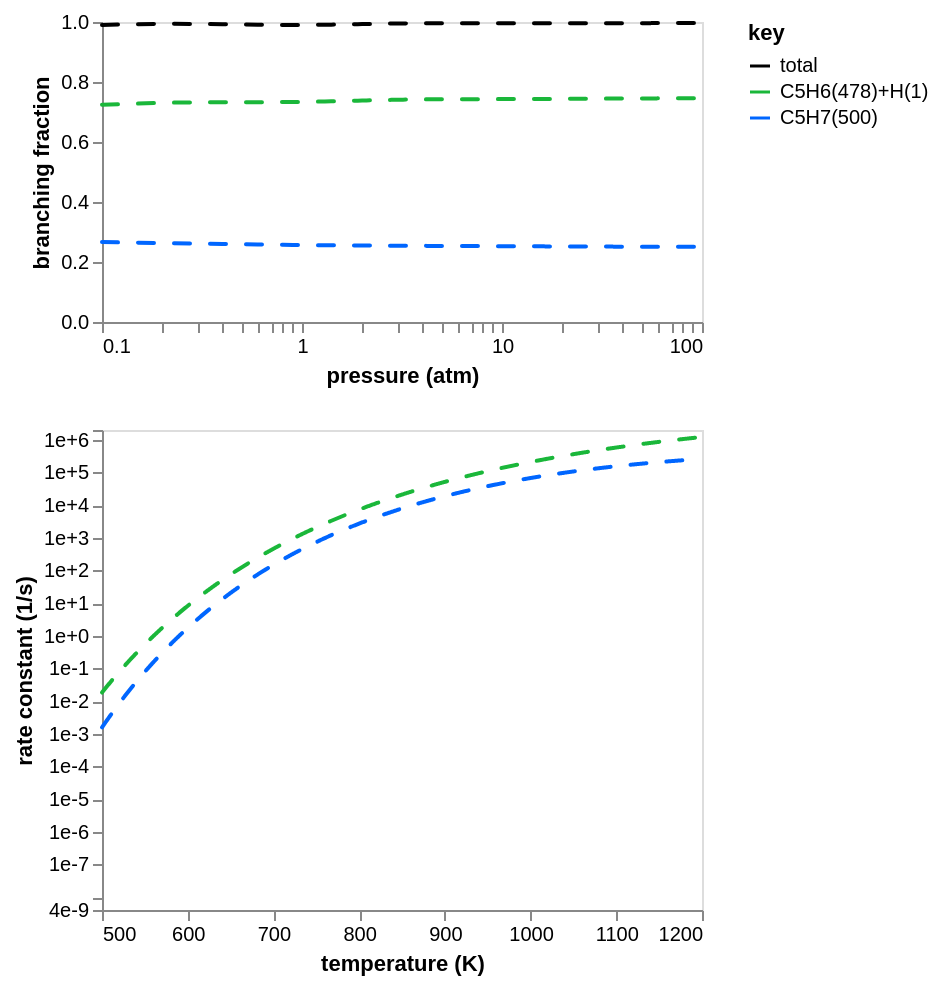

Write notebook code for a chart like this one.
### Code cell
branch_frac_chart2 = fig.branching_fraction_chart(
    rate_df2,
    P_range=(0.1, 100),
    T=825,
    legend=legend,
    total=True,
    mark_kwargs={"strokeDash": [8, 10], "strokeCap": "round"},
)
rate_chart2 = fig.rate_chart(
    rate_df2,
    T_range=(500, 1200),
    P=1,
    legend=legend,
    total=total,
    y_range=y_range,
    mark_kwargs={"strokeDash": [8, 10], "strokeCap": "round"},
    units={"substance": "molecules"},
)
chart = alt.vconcat(
    branch_frac_chart2.properties(width=300, height=150),
    rate_chart2.properties(width=300, height=240),
).configure_axis(grid=False)
chart

### Figure 1 — Vega-Lite specification as saved in the notebook (floating-point values rounded to 4 significant figures; data arrays with more than 128 entries replaced by an {"elided": "..."} marker saying what was removed)
{"config": {"view": {"continuousWidth": 300, "continuousHeight": 300}, "axis": {"grid": false}}, "vconcat": [{"data": {"name": "data-0b26950a7a4f3b4b6a9acfff307762e5"}, "mark": {"type": "line", "strokeCap": "round", "strokeDash": [8, 10]}, "encoding": {"color": {"field": "key", "scale": {"domain": ["total", "C5H6(478)+H(1)", "C5H7(500)"], "range": ["#000000", "#1ab73a", "#0066ff"]}, "type": "nominal"}, "x": {"axis": {"labelExpr": "((abs(datum.value - 0.1) / abs(0.1) < 1e-5) ||\n(abs(datum.value - 1.0) / abs(1.0) < 1e-5) ||\n(abs(datum.value - 10.0) / abs(10.0) < 1e-5) ||\n(abs(datum.value - 100.0) / abs(100.0) < 1e-5) ||\n(abs(datum.value - 100.0) / abs(100.0) < 1e-5)) ? datum.label : ''", "values": [0.1, 0.2, 0.3, 0.4, 0.5, 0.6, 0.7, 0.8, 0.9, 1.0, 2.0, 3.0, 4.0, 5.0, 6.0, 7.0, 8.0, 9.0, 10.0, 20.0, 30.0, 40.0, 50.0, 60.0, 70.0, 80.0, 90.0, 100.0, 100.0]}, "field": "x", "scale": {"domain": [0.1, 100.0], "type": "log"}, "title": "pressure (atm)", "type": "quantitative"}, "y": {"axis": {"format": ".1f"}, "field": "value", "scale": {"domain": [0, 1], "domainMax": 1, "nice": true}, "title": "branching fraction", "type": "quantitative"}}, "height": 150, "transform": [{"fold": ["total", "C5H6(478)+H(1)", "C5H7(500)"]}], "width": 300}, {"data": {"name": "data-3d09ca2dc18b9eb84d43a0906e169f89"}, "mark": {"type": "line", "strokeCap": "round", "strokeDash": [8, 10]}, "encoding": {"color": {"field": "key", "scale": {"domain": ["C5H6(478)+H(1)", "C5H7(500)"], "range": ["#1ab73a", "#0066ff"]}, "type": "nominal"}, "x": {"axis": {"format": ".0f"}, "field": "x", "scale": {"domain": [500, 1200], "domainMax": 1200, "nice": true}, "title": "temperature (K)", "type": "quantitative"}, "y": {"axis": {"format": ".0e", "labelExpr": "((abs(datum.value - 4e-09) / abs(4e-09) < 1e-5) ||\n(abs(datum.value - 1e-08) / abs(1e-08) < 1e-5) ||\n(abs(datum.value - 1e-07) / abs(1e-07) < 1e-5) ||\n(abs(datum.value - 1e-06) / abs(1e-06) < 1e-5) ||\n(abs(datum.value - 1e-05) / abs(1e-05) < 1e-5) ||\n(abs(datum.value - 0.0001) / abs(0.0001) < 1e-5) ||\n(abs(datum.value - 0.001) / abs(0.001) < 1e-5) ||\n(abs(datum.value - 0.01) / abs(0.01) < 1e-5) ||\n(abs(datum.value - 0.1) / abs(0.1) < 1e-5) ||\n(abs(datum.value - 1.0) / abs(1.0) < 1e-5) ||\n(abs(datum.value - 10.0) / abs(10.0) < 1e-5) ||\n(abs(datum.value - 100.0) / abs(100.0) < 1e-5) ||\n(abs(datum.value - 1000.0) / abs(1000.0) < 1e-5) ||\n(abs(datum.value - 10000.0) / abs(10000.0) < 1e-5) ||\n(abs(datum.value - 100000.0) / abs(100000.0) < 1e-5) ||\n(abs(datum.value - 1000000.0) / abs(1000000.0) < 1e-5) ||\n(abs(datum.value - 2000000.0) / abs(2000000.0) < 1e-5)) ? datum.label : ''", "values": [4e-09, 1e-08, 1e-07, 1e-06, 1e-05, 0.0001, 0.001, 0.01, 0.1, 1.0, 10.0, 100.0, 1000.0, 10000.0, 100000.0, 1000000.0, 2000000.0]}, "field": "value", "scale": {"domain": [4e-09, 2000000.0], "type": "log"}, "title": "rate constant (1/s)", "type": "quantitative"}}, "height": 240, "transform": [{"fold": ["C5H6(478)+H(1)", "C5H7(500)"]}], "width": 300}], "$schema": "https://vega.github.io/schema/vega-lite/v5.20.1.json", "datasets": {"data-0b26950a7a4f3b4b6a9acfff307762e5": {"elided": "1000 records"}, "data-3d09ca2dc18b9eb84d43a0906e169f89": {"elided": "1000 records"}}}
